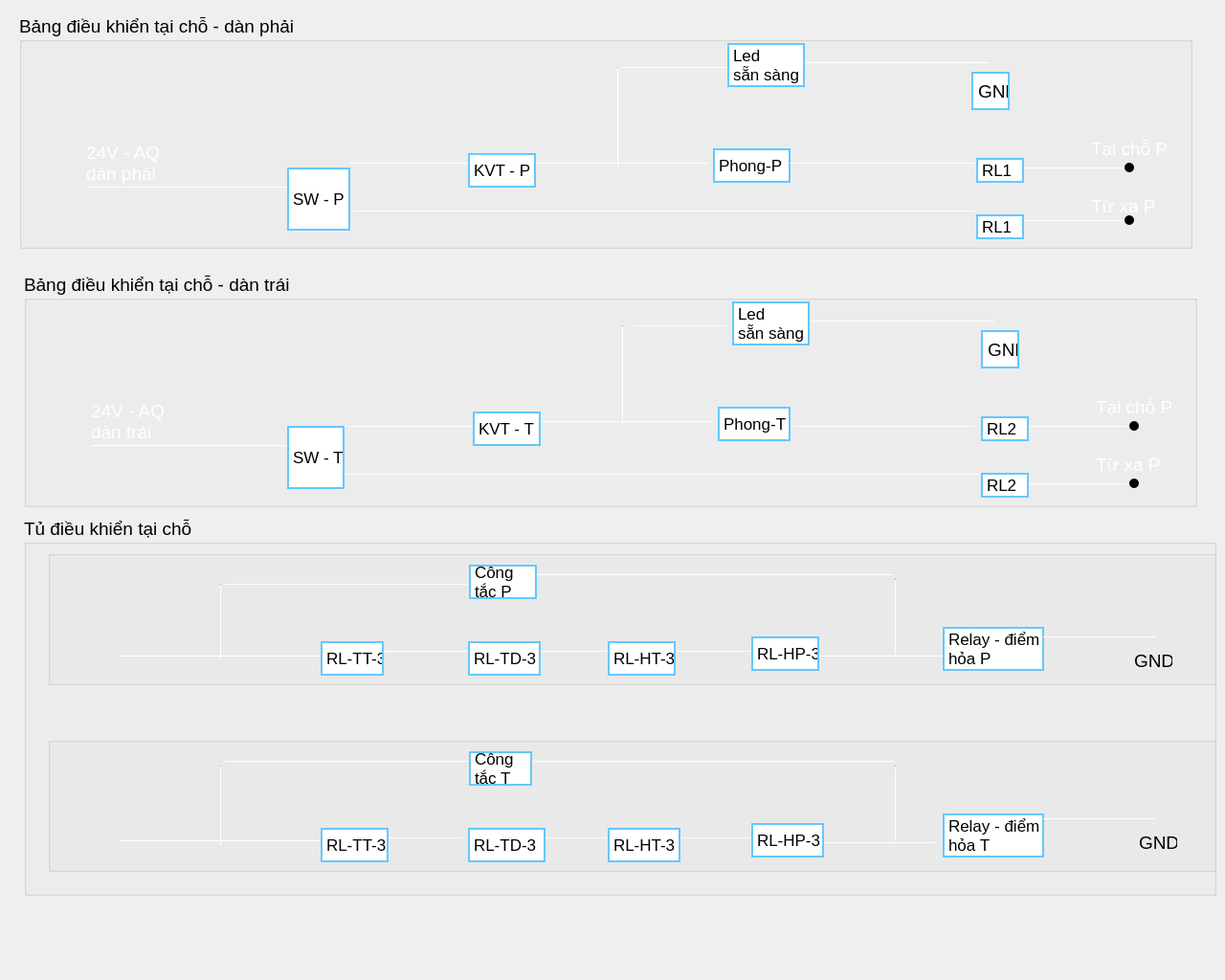
<?xml version='1.0' encoding='utf-8'?>
<ui version="4.0">
 <class>Form</class>
 <widget class="QWidget" name="Form">
  <property name="geometry">
   <rect>
    <x>0</x>
    <y>0</y>
    <width>1280</width>
    <height>1024</height>
   </rect>
  </property>
  <property name="windowTitle">
   <string>Form</string>
  </property>
  <property name="styleSheet">
   <string notr="true" />
  </property>
  <widget class="QGroupBox" name="groupBox">
   <property name="geometry">
    <rect>
     <x>20</x>
     <y>15</y>
     <width>1226</width>
     <height>245</height>
    </rect>
   </property>
   <property name="font">
    <font>
     <family>Arial</family>
     <pointsize>14</pointsize>
    </font>
   </property>
   <property name="styleSheet">
    <string notr="true" />
   </property>
   <property name="title">
    <string>Bảng điều khiển tại chỗ - dàn phải</string>
   </property>
   <widget class="Line" name="conn_2">
    <property name="geometry">
     <rect>
      <x>70</x>
      <y>180</y>
      <width>210</width>
      <height>1</height>
     </rect>
    </property>
    <property name="orientation">
     <enum>Qt::Horizontal</enum>
    </property>
   </widget>
   <widget class="QLabel" name="label">
    <property name="geometry">
     <rect>
      <x>70</x>
      <y>130</y>
      <width>141</width>
      <height>51</height>
     </rect>
    </property>
    <property name="font">
     <font>
      <pointsize>14</pointsize>
     </font>
    </property>
    <property name="styleSheet">
     <string notr="true">color:white</string>
    </property>
    <property name="text">
     <string>24V - AQ
dàn phải</string>
    </property>
   </widget>
   <widget class="Line" name="conn_11">
    <property name="geometry">
     <rect>
      <x>345</x>
      <y>155</y>
      <width>125</width>
      <height>1</height>
     </rect>
    </property>
    <property name="orientation">
     <enum>Qt::Horizontal</enum>
    </property>
   </widget>
   <widget class="Line" name="conn_3">
    <property name="geometry">
     <rect>
      <x>350</x>
      <y>205</y>
      <width>650</width>
      <height>1</height>
     </rect>
    </property>
    <property name="orientation">
     <enum>Qt::Horizontal</enum>
    </property>
   </widget>
   <widget class="Line" name="conn_4">
    <property name="geometry">
     <rect>
      <x>535</x>
      <y>155</y>
      <width>186</width>
      <height>1</height>
     </rect>
    </property>
    <property name="orientation">
     <enum>Qt::Horizontal</enum>
    </property>
   </widget>
   <widget class="Line" name="conn_5">
    <property name="geometry">
     <rect>
      <x>625</x>
      <y>55</y>
      <width>1</width>
      <height>106</height>
     </rect>
    </property>
    <property name="orientation">
     <enum>Qt::Vertical</enum>
    </property>
   </widget>
   <widget class="Line" name="conn_6">
    <property name="geometry">
     <rect>
      <x>630</x>
      <y>55</y>
      <width>110</width>
      <height>1</height>
     </rect>
    </property>
    <property name="orientation">
     <enum>Qt::Horizontal</enum>
    </property>
   </widget>
   <widget class="Line" name="conn_7">
    <property name="geometry">
     <rect>
      <x>815</x>
      <y>50</y>
      <width>200</width>
      <height>1</height>
     </rect>
    </property>
    <property name="orientation">
     <enum>Qt::Horizontal</enum>
    </property>
   </widget>
   <widget class="QLabel" name="node_led">
    <property name="geometry">
     <rect>
      <x>740</x>
      <y>30</y>
      <width>81</width>
      <height>46</height>
     </rect>
    </property>
    <property name="font">
     <font>
      <pointsize>13</pointsize>
     </font>
    </property>
    <property name="styleSheet">
     <string notr="true">QLabel {
    background-color: white;
    color: black;
    border: 2px solid rgb(100, 200, 255);
}</string>
    </property>
    <property name="text">
     <string>Led
sẵn sàng</string>
    </property>
   </widget>
   <widget class="QLabel" name="node_right_lock">
    <property name="geometry">
     <rect>
      <x>469</x>
      <y>145</y>
      <width>71</width>
      <height>36</height>
     </rect>
    </property>
    <property name="font">
     <font>
      <pointsize>13</pointsize>
     </font>
    </property>
    <property name="styleSheet">
     <string notr="true">QLabel {
    background-color: white;
    color: black;
    border: 2px solid rgb(100, 200, 255);
}</string>
    </property>
    <property name="text">
     <string>KVT - P</string>
    </property>
   </widget>
   <widget class="QLabel" name="node_right_launch_button">
    <property name="geometry">
     <rect>
      <x>725</x>
      <y>140</y>
      <width>81</width>
      <height>36</height>
     </rect>
    </property>
    <property name="font">
     <font>
      <pointsize>13</pointsize>
     </font>
    </property>
    <property name="styleSheet">
     <string notr="true">QLabel {
    background-color: white;
    color: black;
    border: 2px solid rgb(100, 200, 255);
}</string>
    </property>
    <property name="text">
     <string>Phong-P</string>
    </property>
   </widget>
   <widget class="Line" name="conn">
    <property name="geometry">
     <rect>
      <x>805</x>
      <y>155</y>
      <width>195</width>
      <height>1</height>
     </rect>
    </property>
    <property name="orientation">
     <enum>Qt::Horizontal</enum>
    </property>
   </widget>
   <widget class="QLabel" name="node_right_switch">
    <property name="geometry">
     <rect>
      <x>280</x>
      <y>160</y>
      <width>66</width>
      <height>66</height>
     </rect>
    </property>
    <property name="font">
     <font>
      <pointsize>13</pointsize>
     </font>
    </property>
    <property name="styleSheet">
     <string notr="true">QLabel {
    background-color: white;
    color: black;
    border: 2px solid rgb(100, 200, 255);
}</string>
    </property>
    <property name="text">
     <string>SW - P</string>
    </property>
   </widget>
   <widget class="QLabel" name="node_role1">
    <property name="geometry">
     <rect>
      <x>1000</x>
      <y>150</y>
      <width>50</width>
      <height>26</height>
     </rect>
    </property>
    <property name="font">
     <font>
      <pointsize>13</pointsize>
     </font>
    </property>
    <property name="styleSheet">
     <string notr="true">QLabel {
    background-color: white;
    color: black;
    border: 2px solid rgb(100, 200, 255);
}</string>
    </property>
    <property name="text">
     <string>RL1</string>
    </property>
   </widget>
   <widget class="QLabel" name="node_role2">
    <property name="geometry">
     <rect>
      <x>1000</x>
      <y>209</y>
      <width>50</width>
      <height>26</height>
     </rect>
    </property>
    <property name="font">
     <font>
      <pointsize>13</pointsize>
     </font>
    </property>
    <property name="autoFillBackground">
     <bool>false</bool>
    </property>
    <property name="styleSheet">
     <string notr="true">QLabel {
    background-color: white;
    color: black;
    border: 2px solid rgb(100, 200, 255);
}</string>
    </property>
    <property name="text">
     <string>RL1</string>
    </property>
   </widget>
   <widget class="Line" name="conn_12">
    <property name="geometry">
     <rect>
      <x>1050</x>
      <y>160</y>
      <width>110</width>
      <height>1</height>
     </rect>
    </property>
    <property name="orientation">
     <enum>Qt::Horizontal</enum>
    </property>
   </widget>
   <widget class="Line" name="conn_13">
    <property name="geometry">
     <rect>
      <x>1050</x>
      <y>215</y>
      <width>110</width>
      <height>1</height>
     </rect>
    </property>
    <property name="orientation">
     <enum>Qt::Horizontal</enum>
    </property>
   </widget>
   <widget class="QLabel" name="label_2">
    <property name="geometry">
     <rect>
      <x>1120</x>
      <y>130</y>
      <width>81</width>
      <height>21</height>
     </rect>
    </property>
    <property name="styleSheet">
     <string notr="true">color:white</string>
    </property>
    <property name="text">
     <string>Tại chỗ P</string>
    </property>
   </widget>
   <widget class="QLabel" name="label_3">
    <property name="geometry">
     <rect>
      <x>1120</x>
      <y>190</y>
      <width>81</width>
      <height>21</height>
     </rect>
    </property>
    <property name="styleSheet">
     <string notr="true">color:white</string>
    </property>
    <property name="text">
     <string>Từ xa P</string>
    </property>
   </widget>
   <widget class="QPushButton" name="pushButton">
    <property name="geometry">
     <rect>
      <x>1155</x>
      <y>210</y>
      <width>10</width>
      <height>10</height>
     </rect>
    </property>
    <property name="styleSheet">
     <string notr="true">border-radius : 5;
background-color: rgb(0,0, 0);
</string>
    </property>
    <property name="text">
     <string />
    </property>
   </widget>
   <widget class="QPushButton" name="pushButton_2">
    <property name="geometry">
     <rect>
      <x>1155</x>
      <y>155</y>
      <width>10</width>
      <height>10</height>
     </rect>
    </property>
    <property name="styleSheet">
     <string notr="true">border-radius : 5;
background-color: rgb(0,0, 0);
</string>
    </property>
    <property name="text">
     <string />
    </property>
   </widget>
   <widget class="QLabel" name="gnd">
    <property name="geometry">
     <rect>
      <x>995</x>
      <y>60</y>
      <width>40</width>
      <height>40</height>
     </rect>
    </property>
    <property name="styleSheet">
     <string notr="true">QLabel {
    background-color: white;
    color: black;
    border: 2px solid rgb(100, 200, 255);
}</string>
    </property>
    <property name="text">
     <string>GND</string>
    </property>
   </widget>
  </widget>
  <widget class="QGroupBox" name="groupBox_2">
   <property name="geometry">
    <rect>
     <x>25</x>
     <y>285</y>
     <width>1226</width>
     <height>245</height>
    </rect>
   </property>
   <property name="font">
    <font>
     <family>Arial</family>
     <pointsize>14</pointsize>
    </font>
   </property>
   <property name="styleSheet">
    <string notr="true" />
   </property>
   <property name="title">
    <string>Bảng điều khiển tại chỗ - dàn trái</string>
   </property>
   <widget class="Line" name="conn_8">
    <property name="geometry">
     <rect>
      <x>70</x>
      <y>180</y>
      <width>205</width>
      <height>1</height>
     </rect>
    </property>
    <property name="orientation">
     <enum>Qt::Horizontal</enum>
    </property>
   </widget>
   <widget class="QLabel" name="label_4">
    <property name="geometry">
     <rect>
      <x>70</x>
      <y>130</y>
      <width>141</width>
      <height>51</height>
     </rect>
    </property>
    <property name="font">
     <font>
      <pointsize>14</pointsize>
     </font>
    </property>
    <property name="styleSheet">
     <string notr="true">color:white</string>
    </property>
    <property name="text">
     <string>24V - AQ
dàn trái</string>
    </property>
   </widget>
   <widget class="Line" name="conn_9">
    <property name="geometry">
     <rect>
      <x>335</x>
      <y>160</y>
      <width>135</width>
      <height>1</height>
     </rect>
    </property>
    <property name="orientation">
     <enum>Qt::Horizontal</enum>
    </property>
   </widget>
   <widget class="Line" name="conn_10">
    <property name="geometry">
     <rect>
      <x>335</x>
      <y>210</y>
      <width>665</width>
      <height>1</height>
     </rect>
    </property>
    <property name="orientation">
     <enum>Qt::Horizontal</enum>
    </property>
   </widget>
   <widget class="Line" name="conn_14">
    <property name="geometry">
     <rect>
      <x>535</x>
      <y>155</y>
      <width>186</width>
      <height>1</height>
     </rect>
    </property>
    <property name="orientation">
     <enum>Qt::Horizontal</enum>
    </property>
   </widget>
   <widget class="Line" name="conn_15">
    <property name="geometry">
     <rect>
      <x>625</x>
      <y>55</y>
      <width>1</width>
      <height>106</height>
     </rect>
    </property>
    <property name="orientation">
     <enum>Qt::Vertical</enum>
    </property>
   </widget>
   <widget class="Line" name="conn_16">
    <property name="geometry">
     <rect>
      <x>635</x>
      <y>55</y>
      <width>100</width>
      <height>1</height>
     </rect>
    </property>
    <property name="orientation">
     <enum>Qt::Horizontal</enum>
    </property>
   </widget>
   <widget class="Line" name="conn_17">
    <property name="geometry">
     <rect>
      <x>815</x>
      <y>50</y>
      <width>200</width>
      <height>1</height>
     </rect>
    </property>
    <property name="orientation">
     <enum>Qt::Horizontal</enum>
    </property>
   </widget>
   <widget class="QLabel" name="node_led_2">
    <property name="geometry">
     <rect>
      <x>740</x>
      <y>30</y>
      <width>81</width>
      <height>46</height>
     </rect>
    </property>
    <property name="font">
     <font>
      <pointsize>13</pointsize>
     </font>
    </property>
    <property name="styleSheet">
     <string notr="true">QLabel {
    background-color: white;
    color: black;
    border: 2px solid rgb(100, 200, 255);
}</string>
    </property>
    <property name="text">
     <string>Led
sẵn sàng</string>
    </property>
   </widget>
   <widget class="QLabel" name="node_left_launch_button">
    <property name="geometry">
     <rect>
      <x>725</x>
      <y>140</y>
      <width>76</width>
      <height>36</height>
     </rect>
    </property>
    <property name="font">
     <font>
      <pointsize>13</pointsize>
     </font>
    </property>
    <property name="styleSheet">
     <string notr="true">QLabel {
    background-color: white;
    color: black;
    border: 2px solid rgb(100, 200, 255);
}</string>
    </property>
    <property name="text">
     <string>Phong-T</string>
    </property>
   </widget>
   <widget class="Line" name="conn_18">
    <property name="geometry">
     <rect>
      <x>804</x>
      <y>160</y>
      <width>191</width>
      <height>1</height>
     </rect>
    </property>
    <property name="orientation">
     <enum>Qt::Horizontal</enum>
    </property>
   </widget>
   <widget class="QLabel" name="node_left_switch">
    <property name="geometry">
     <rect>
      <x>275</x>
      <y>160</y>
      <width>60</width>
      <height>66</height>
     </rect>
    </property>
    <property name="font">
     <font>
      <pointsize>13</pointsize>
     </font>
    </property>
    <property name="styleSheet">
     <string notr="true">QLabel {
    background-color: white;
    color: black;
    border: 2px solid rgb(100, 200, 255);
}</string>
    </property>
    <property name="text">
     <string>SW - T</string>
    </property>
   </widget>
   <widget class="QLabel" name="node_role1_2">
    <property name="geometry">
     <rect>
      <x>1000</x>
      <y>150</y>
      <width>50</width>
      <height>26</height>
     </rect>
    </property>
    <property name="font">
     <font>
      <pointsize>13</pointsize>
     </font>
    </property>
    <property name="styleSheet">
     <string notr="true">QLabel {
    background-color: white;
    color: black;
    border: 2px solid rgb(100, 200, 255);
}</string>
    </property>
    <property name="text">
     <string>RL2</string>
    </property>
   </widget>
   <widget class="QLabel" name="node_role2_2">
    <property name="geometry">
     <rect>
      <x>1000</x>
      <y>209</y>
      <width>50</width>
      <height>26</height>
     </rect>
    </property>
    <property name="font">
     <font>
      <pointsize>13</pointsize>
     </font>
    </property>
    <property name="styleSheet">
     <string notr="true">QLabel {
    background-color: white;
    color: black;
    border: 2px solid rgb(100, 200, 255);
}</string>
    </property>
    <property name="text">
     <string>RL2</string>
    </property>
   </widget>
   <widget class="Line" name="conn_19">
    <property name="geometry">
     <rect>
      <x>1050</x>
      <y>160</y>
      <width>110</width>
      <height>1</height>
     </rect>
    </property>
    <property name="orientation">
     <enum>Qt::Horizontal</enum>
    </property>
   </widget>
   <widget class="Line" name="conn_20">
    <property name="geometry">
     <rect>
      <x>1050</x>
      <y>220</y>
      <width>110</width>
      <height>1</height>
     </rect>
    </property>
    <property name="orientation">
     <enum>Qt::Horizontal</enum>
    </property>
   </widget>
   <widget class="QLabel" name="label_5">
    <property name="geometry">
     <rect>
      <x>1120</x>
      <y>130</y>
      <width>81</width>
      <height>21</height>
     </rect>
    </property>
    <property name="styleSheet">
     <string notr="true">color:white</string>
    </property>
    <property name="text">
     <string>Tại chỗ P</string>
    </property>
   </widget>
   <widget class="QLabel" name="label_6">
    <property name="geometry">
     <rect>
      <x>1120</x>
      <y>190</y>
      <width>81</width>
      <height>21</height>
     </rect>
    </property>
    <property name="styleSheet">
     <string notr="true">color:white</string>
    </property>
    <property name="text">
     <string>Từ xa P</string>
    </property>
   </widget>
   <widget class="QPushButton" name="pushButton_3">
    <property name="geometry">
     <rect>
      <x>1155</x>
      <y>215</y>
      <width>10</width>
      <height>10</height>
     </rect>
    </property>
    <property name="styleSheet">
     <string notr="true">border-radius : 5;
background-color: rgb(0,0, 0);
</string>
    </property>
    <property name="text">
     <string />
    </property>
   </widget>
   <widget class="QPushButton" name="pushButton_4">
    <property name="geometry">
     <rect>
      <x>1155</x>
      <y>155</y>
      <width>10</width>
      <height>10</height>
     </rect>
    </property>
    <property name="styleSheet">
     <string notr="true">border-radius : 5;
background-color: rgb(0,0, 0);
</string>
    </property>
    <property name="text">
     <string />
    </property>
   </widget>
   <widget class="QLabel" name="node_left_lock">
    <property name="geometry">
     <rect>
      <x>469</x>
      <y>145</y>
      <width>71</width>
      <height>36</height>
     </rect>
    </property>
    <property name="font">
     <font>
      <pointsize>13</pointsize>
     </font>
    </property>
    <property name="styleSheet">
     <string notr="true">QLabel {
    background-color: white;
    color: black;
    border: 2px solid rgb(100, 200, 255);
}</string>
    </property>
    <property name="text">
     <string>KVT - T</string>
    </property>
   </widget>
   <widget class="QLabel" name="gnd_2">
    <property name="geometry">
     <rect>
      <x>1000</x>
      <y>60</y>
      <width>40</width>
      <height>40</height>
     </rect>
    </property>
    <property name="styleSheet">
     <string notr="true">QLabel {
    background-color: white;
    color: black;
    border: 2px solid rgb(100, 200, 255);
}</string>
    </property>
    <property name="text">
     <string>GND</string>
    </property>
   </widget>
   <zorder>conn_8</zorder>
   <zorder>label_4</zorder>
   <zorder>conn_9</zorder>
   <zorder>conn_14</zorder>
   <zorder>conn_15</zorder>
   <zorder>conn_16</zorder>
   <zorder>conn_17</zorder>
   <zorder>node_led_2</zorder>
   <zorder>node_left_launch_button</zorder>
   <zorder>conn_18</zorder>
   <zorder>node_left_switch</zorder>
   <zorder>node_role1_2</zorder>
   <zorder>node_role2_2</zorder>
   <zorder>conn_19</zorder>
   <zorder>conn_20</zorder>
   <zorder>label_5</zorder>
   <zorder>label_6</zorder>
   <zorder>pushButton_3</zorder>
   <zorder>pushButton_4</zorder>
   <zorder>node_left_lock</zorder>
   <zorder>conn_10</zorder>
   <zorder>gnd_2</zorder>
  </widget>
  <widget class="QGroupBox" name="groupBox_3">
   <property name="geometry">
    <rect>
     <x>25</x>
     <y>540</y>
     <width>1246</width>
     <height>396</height>
    </rect>
   </property>
   <property name="font">
    <font>
     <family>Arial</family>
     <pointsize>14</pointsize>
    </font>
   </property>
   <property name="styleSheet">
    <string notr="true" />
   </property>
   <property name="title">
    <string>Tủ điều khiển tại chỗ</string>
   </property>
   <widget class="QGroupBox" name="abc">
    <property name="geometry">
     <rect>
      <x>25</x>
      <y>35</y>
      <width>1226</width>
      <height>141</height>
     </rect>
    </property>
    <property name="font">
     <font>
      <family>Arial</family>
      <pointsize>14</pointsize>
     </font>
    </property>
    <property name="styleSheet">
     <string notr="true" />
    </property>
    <property name="title">
     <string />
    </property>
    <widget class="Line" name="conn_21">
     <property name="geometry">
      <rect>
       <x>75</x>
       <y>110</y>
       <width>210</width>
       <height>1</height>
      </rect>
     </property>
     <property name="orientation">
      <enum>Qt::Horizontal</enum>
     </property>
    </widget>
    <widget class="Line" name="conn_22">
     <property name="geometry">
      <rect>
       <x>350</x>
       <y>105</y>
       <width>90</width>
       <height>1</height>
      </rect>
     </property>
     <property name="orientation">
      <enum>Qt::Horizontal</enum>
     </property>
    </widget>
    <widget class="Line" name="conn_24">
     <property name="geometry">
      <rect>
       <x>515</x>
       <y>105</y>
       <width>75</width>
       <height>1</height>
      </rect>
     </property>
     <property name="orientation">
      <enum>Qt::Horizontal</enum>
     </property>
    </widget>
    <widget class="Line" name="conn_25">
     <property name="geometry">
      <rect>
       <x>180</x>
       <y>35</y>
       <width>1</width>
       <height>80</height>
      </rect>
     </property>
     <property name="orientation">
      <enum>Qt::Vertical</enum>
     </property>
    </widget>
    <widget class="Line" name="conn_26">
     <property name="geometry">
      <rect>
       <x>185</x>
       <y>35</y>
       <width>255</width>
       <height>1</height>
      </rect>
     </property>
     <property name="orientation">
      <enum>Qt::Horizontal</enum>
     </property>
    </widget>
    <widget class="Line" name="conn_27">
     <property name="geometry">
      <rect>
       <x>510</x>
       <y>25</y>
       <width>375</width>
       <height>1</height>
      </rect>
     </property>
     <property name="orientation">
      <enum>Qt::Horizontal</enum>
     </property>
    </widget>
    <widget class="Line" name="conn_28">
     <property name="geometry">
      <rect>
       <x>655</x>
       <y>105</y>
       <width>80</width>
       <height>1</height>
      </rect>
     </property>
     <property name="orientation">
      <enum>Qt::Horizontal</enum>
     </property>
    </widget>
    <widget class="QLabel" name="node_right_switch_2">
     <property name="geometry">
      <rect>
       <x>285</x>
       <y>95</y>
       <width>66</width>
       <height>36</height>
      </rect>
     </property>
     <property name="font">
      <font>
       <pointsize>13</pointsize>
      </font>
     </property>
     <property name="styleSheet">
      <string notr="true">QLabel {
    background-color: white;
    color: black;
    border: 2px solid rgb(100, 200, 255);
}</string>
     </property>
     <property name="text">
      <string>RL-TT-3</string>
     </property>
    </widget>
    <widget class="QLabel" name="node_right_switch_3">
     <property name="geometry">
      <rect>
       <x>439</x>
       <y>95</y>
       <width>76</width>
       <height>36</height>
      </rect>
     </property>
     <property name="font">
      <font>
       <pointsize>13</pointsize>
      </font>
     </property>
     <property name="styleSheet">
      <string notr="true">QLabel {
    background-color: white;
    color: black;
    border: 2px solid rgb(100, 200, 255);
}</string>
     </property>
     <property name="text">
      <string>RL-TD-3</string>
     </property>
    </widget>
    <widget class="QLabel" name="node_right_switch_4">
     <property name="geometry">
      <rect>
       <x>585</x>
       <y>95</y>
       <width>71</width>
       <height>36</height>
      </rect>
     </property>
     <property name="font">
      <font>
       <pointsize>13</pointsize>
      </font>
     </property>
     <property name="styleSheet">
      <string notr="true">QLabel {
    background-color: white;
    color: black;
    border: 2px solid rgb(100, 200, 255);
}</string>
     </property>
     <property name="text">
      <string>RL-HT-3</string>
     </property>
    </widget>
    <widget class="QLabel" name="node_left_lock_2">
     <property name="geometry">
      <rect>
       <x>440</x>
       <y>15</y>
       <width>71</width>
       <height>36</height>
      </rect>
     </property>
     <property name="font">
      <font>
       <pointsize>13</pointsize>
      </font>
     </property>
     <property name="styleSheet">
      <string notr="true">QLabel {
    background-color: white;
    color: black;
    border: 2px solid rgb(100, 200, 255);
}</string>
     </property>
     <property name="text">
      <string>Công
tắc P</string>
     </property>
    </widget>
    <widget class="Line" name="conn_35">
     <property name="geometry">
      <rect>
       <x>805</x>
       <y>110</y>
       <width>130</width>
       <height>1</height>
      </rect>
     </property>
     <property name="orientation">
      <enum>Qt::Horizontal</enum>
     </property>
    </widget>
    <widget class="Line" name="conn_36">
     <property name="geometry">
      <rect>
       <x>885</x>
       <y>30</y>
       <width>1</width>
       <height>80</height>
      </rect>
     </property>
     <property name="orientation">
      <enum>Qt::Vertical</enum>
     </property>
    </widget>
    <widget class="QLabel" name="node_left_launch_button_2">
     <property name="geometry">
      <rect>
       <x>935</x>
       <y>80</y>
       <width>106</width>
       <height>46</height>
      </rect>
     </property>
     <property name="font">
      <font>
       <pointsize>13</pointsize>
      </font>
     </property>
     <property name="styleSheet">
      <string notr="true">QLabel {
    background-color: white;
    color: black;
    border: 2px solid rgb(100, 200, 255);
}</string>
     </property>
     <property name="text">
      <string>Relay - điểm
hỏa P</string>
     </property>
    </widget>
    <widget class="QLabel" name="node_right_switch_5">
     <property name="geometry">
      <rect>
       <x>735</x>
       <y>90</y>
       <width>71</width>
       <height>36</height>
      </rect>
     </property>
     <property name="font">
      <font>
       <pointsize>13</pointsize>
      </font>
     </property>
     <property name="styleSheet">
      <string notr="true">QLabel {
    background-color: white;
    color: black;
    border: 2px solid rgb(100, 200, 255);
}</string>
     </property>
     <property name="text">
      <string>RL-HP-3</string>
     </property>
    </widget>
    <widget class="Line" name="conn_37">
     <property name="geometry">
      <rect>
       <x>1040</x>
       <y>90</y>
       <width>118</width>
       <height>1</height>
      </rect>
     </property>
     <property name="orientation">
      <enum>Qt::Horizontal</enum>
     </property>
    </widget>
    <widget class="QLabel" name="gnd_3">
     <property name="geometry">
      <rect>
       <x>1135</x>
       <y>95</y>
       <width>40</width>
       <height>40</height>
      </rect>
     </property>
     <property name="text">
      <string>GND</string>
     </property>
    </widget>
   </widget>
   <widget class="QGroupBox" name="adc">
    <property name="geometry">
     <rect>
      <x>25</x>
      <y>230</y>
      <width>1226</width>
      <height>141</height>
     </rect>
    </property>
    <property name="font">
     <font>
      <family>Arial</family>
      <pointsize>14</pointsize>
     </font>
    </property>
    <property name="styleSheet">
     <string notr="true" />
    </property>
    <property name="title">
     <string />
    </property>
    <widget class="Line" name="conn_23">
     <property name="geometry">
      <rect>
       <x>75</x>
       <y>108</y>
       <width>210</width>
       <height>1</height>
      </rect>
     </property>
     <property name="orientation">
      <enum>Qt::Horizontal</enum>
     </property>
    </widget>
    <widget class="Line" name="conn_29">
     <property name="geometry">
      <rect>
       <x>355</x>
       <y>105</y>
       <width>80</width>
       <height>1</height>
      </rect>
     </property>
     <property name="orientation">
      <enum>Qt::Horizontal</enum>
     </property>
    </widget>
    <widget class="Line" name="conn_30">
     <property name="geometry">
      <rect>
       <x>520</x>
       <y>105</y>
       <width>65</width>
       <height>1</height>
      </rect>
     </property>
     <property name="orientation">
      <enum>Qt::Horizontal</enum>
     </property>
    </widget>
    <widget class="Line" name="conn_31">
     <property name="geometry">
      <rect>
       <x>180</x>
       <y>30</y>
       <width>1</width>
       <height>85</height>
      </rect>
     </property>
     <property name="orientation">
      <enum>Qt::Vertical</enum>
     </property>
    </widget>
    <widget class="Line" name="conn_32">
     <property name="geometry">
      <rect>
       <x>185</x>
       <y>25</y>
       <width>256</width>
       <height>1</height>
      </rect>
     </property>
     <property name="orientation">
      <enum>Qt::Horizontal</enum>
     </property>
    </widget>
    <widget class="Line" name="conn_33">
     <property name="geometry">
      <rect>
       <x>505</x>
       <y>25</y>
       <width>380</width>
       <height>1</height>
      </rect>
     </property>
     <property name="orientation">
      <enum>Qt::Horizontal</enum>
     </property>
    </widget>
    <widget class="Line" name="conn_34">
     <property name="geometry">
      <rect>
       <x>660</x>
       <y>105</y>
       <width>75</width>
       <height>1</height>
      </rect>
     </property>
     <property name="orientation">
      <enum>Qt::Horizontal</enum>
     </property>
    </widget>
    <widget class="QLabel" name="node_right_switch_6">
     <property name="geometry">
      <rect>
       <x>285</x>
       <y>95</y>
       <width>71</width>
       <height>36</height>
      </rect>
     </property>
     <property name="font">
      <font>
       <pointsize>13</pointsize>
      </font>
     </property>
     <property name="styleSheet">
      <string notr="true">QLabel {
    background-color: white;
    color: black;
    border: 2px solid rgb(100, 200, 255);
}</string>
     </property>
     <property name="text">
      <string>RL-TT-3</string>
     </property>
    </widget>
    <widget class="QLabel" name="node_right_switch_7">
     <property name="geometry">
      <rect>
       <x>439</x>
       <y>95</y>
       <width>81</width>
       <height>36</height>
      </rect>
     </property>
     <property name="font">
      <font>
       <pointsize>13</pointsize>
      </font>
     </property>
     <property name="styleSheet">
      <string notr="true">QLabel {
    background-color: white;
    color: black;
    border: 2px solid rgb(100, 200, 255);
}</string>
     </property>
     <property name="text">
      <string>RL-TD-3</string>
     </property>
    </widget>
    <widget class="QLabel" name="node_right_switch_8">
     <property name="geometry">
      <rect>
       <x>585</x>
       <y>95</y>
       <width>76</width>
       <height>36</height>
      </rect>
     </property>
     <property name="font">
      <font>
       <pointsize>13</pointsize>
      </font>
     </property>
     <property name="styleSheet">
      <string notr="true">QLabel {
    background-color: white;
    color: black;
    border: 2px solid rgb(100, 200, 255);
}</string>
     </property>
     <property name="text">
      <string>RL-HT-3</string>
     </property>
    </widget>
    <widget class="QLabel" name="node_left_lock_3">
     <property name="geometry">
      <rect>
       <x>440</x>
       <y>15</y>
       <width>66</width>
       <height>36</height>
      </rect>
     </property>
     <property name="font">
      <font>
       <family>MS Shell Dlg 2</family>
       <pointsize>13</pointsize>
      </font>
     </property>
     <property name="styleSheet">
      <string notr="true">QLabel {
    background-color: white;
    color: black;
    border: 2px solid rgb(100, 200, 255);
}</string>
     </property>
     <property name="text">
      <string>Công
tắc T</string>
     </property>
    </widget>
    <widget class="Line" name="conn_38">
     <property name="geometry">
      <rect>
       <x>810</x>
       <y>110</y>
       <width>118</width>
       <height>1</height>
      </rect>
     </property>
     <property name="orientation">
      <enum>Qt::Horizontal</enum>
     </property>
    </widget>
    <widget class="Line" name="conn_39">
     <property name="geometry">
      <rect>
       <x>885</x>
       <y>30</y>
       <width>1</width>
       <height>80</height>
      </rect>
     </property>
     <property name="orientation">
      <enum>Qt::Vertical</enum>
     </property>
    </widget>
    <widget class="QLabel" name="node_left_launch_button_3">
     <property name="geometry">
      <rect>
       <x>935</x>
       <y>80</y>
       <width>106</width>
       <height>46</height>
      </rect>
     </property>
     <property name="font">
      <font>
       <pointsize>13</pointsize>
      </font>
     </property>
     <property name="styleSheet">
      <string notr="true">QLabel {
    background-color: white;
    color: black;
    border: 2px solid rgb(100, 200, 255);
}</string>
     </property>
     <property name="text">
      <string>Relay - điểm
hỏa T</string>
     </property>
    </widget>
    <widget class="QLabel" name="node_right_switch_9">
     <property name="geometry">
      <rect>
       <x>735</x>
       <y>90</y>
       <width>76</width>
       <height>36</height>
      </rect>
     </property>
     <property name="font">
      <font>
       <pointsize>13</pointsize>
      </font>
     </property>
     <property name="styleSheet">
      <string notr="true">QLabel {
    background-color: white;
    color: black;
    border: 2px solid rgb(100, 200, 255);
}</string>
     </property>
     <property name="text">
      <string>RL-HP-3</string>
     </property>
    </widget>
    <widget class="Line" name="conn_40">
     <property name="geometry">
      <rect>
       <x>1040</x>
       <y>85</y>
       <width>118</width>
       <height>1</height>
      </rect>
     </property>
     <property name="orientation">
      <enum>Qt::Horizontal</enum>
     </property>
    </widget>
    <widget class="QLabel" name="gnd_4">
     <property name="geometry">
      <rect>
       <x>1140</x>
       <y>90</y>
       <width>40</width>
       <height>40</height>
      </rect>
     </property>
     <property name="text">
      <string>GND</string>
     </property>
    </widget>
   </widget>
  </widget>
  <zorder>groupBox_2</zorder>
  <zorder>groupBox</zorder>
  <zorder>groupBox_3</zorder>
 </widget>
 <resources />
 <connections />
</ui>
